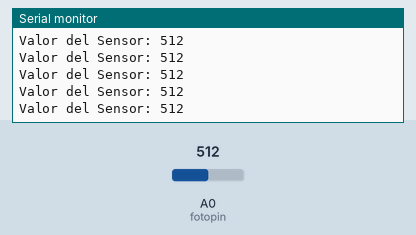
A sketch run on a simulated Arduino Uno, built with avr-gcc and run on an emulated ATmega328P. On the bench: the last lines printed to the serial monitor. The test bench sets the inputs (shaded band); at power-on: A0 (fotopin) = 512.

Above: at 1.2 s.
1.3 s: A0 (fotopin) set to 104
At 2.1 s:
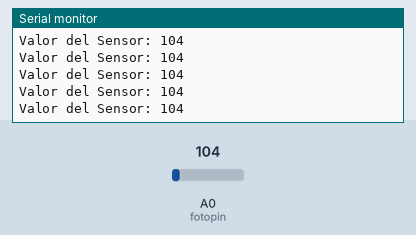
2.8 s: A0 (fotopin) set to 91
At 3.8 s:
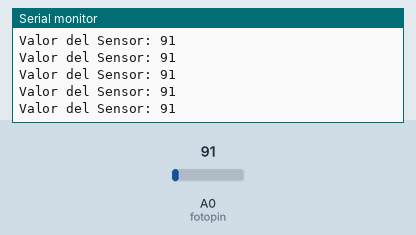
14.8 s: A0 (fotopin) set to 985
At 15.7 s:
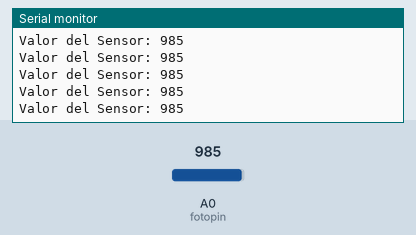
17.8 s: A0 (fotopin) set to 1011
At 18.4 s:
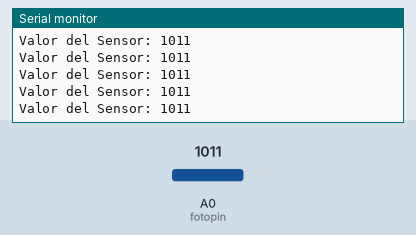
Timing chart, 0 to 20.8 s (numbered marks = the images above; inputs shaded):
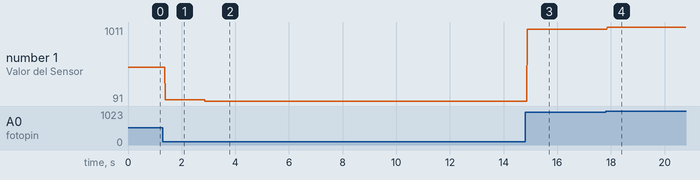

Measured:
- after the input at 1.3 s, the serial monitor: prints a new line after 0.09 s (image 1)
- after the input at 2.8 s, the serial monitor: prints a new line after 0.07 s (image 2)
- after the input at 14.8 s, the serial monitor: prints a new line after 0.08 s (image 3)
- after the input at 17.8 s, the serial monitor: prints a new line after 0.07 s (image 4)
- plotted number 1: 512 → 104 after the input at 1.3 s, 104 → 91 after the input at 2.8 s, 91 → 985 after the input at 14.8 s, 985 → 1011 after the input at 17.8 s

The sketch:

ldr_sensor.ino
```cpp
const int fotopin = A0; //Creación de variable llamada "fotopin" con el valor guardado A0
int valorSensor = 0; //Creación de variable llamada "valorSensor" con el valor guardado 0

void setup() {//Rutina que se utiliza para configurar los pines del Arduino
  //pinMode(Pin del Arduino, Modalidad): Comando para establecer un pin
  //del Arduino en modo de entrada o salida de señal
  pinMode(fotopin, INPUT); //Comando que establece al pin "fotopin" (A0) como una entada de señal analógica
  Serial.begin(9600); //Comando para inicializar la comunicación ente la PC y el Arduino
}

void loop() {///Rutina donde se escriben las intrucciones a realizar infinitamente
  //analogRead(Pin del Arduino): Comando que hace una lectura de un pin analógico del Arduino
  valorSensor = analogRead(fotopin);//Guarda la lectura del pin "fotopin" (A0) en la variable "valorSensor"
  Serial.print("Valor del Sensor: ");//Imprime el texto "Valor del sensor: " en el monitor serie
  Serial.println(valorSensor);//Imprime los datos guardados en la variable "valorSensor"
}
```
